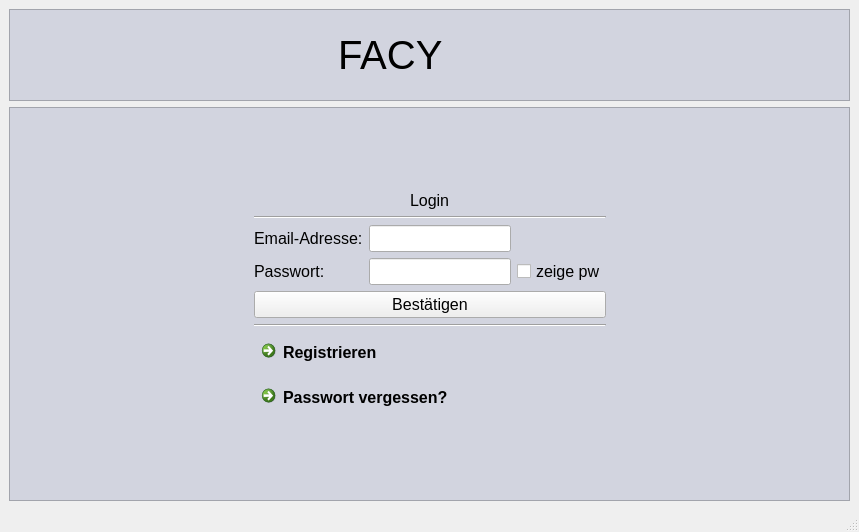
<?xml version="1.0" encoding="UTF-8"?>
<ui version="4.0">
 <class>FrmLogin</class>
 <widget class="QMainWindow" name="FrmLogin">
  <property name="geometry">
   <rect>
    <x>0</x>
    <y>0</y>
    <width>859</width>
    <height>532</height>
   </rect>
  </property>
  <property name="windowTitle">
   <string>Facy</string>
  </property>
  <property name="styleSheet">
   <string notr="true">QWidget#centralwidget{
	layoutStretch: 0,1;
}

/*====================
*	Obere Leiste
====================*/
QFrame#frmTopbar{
	background-color: rgb(210, 212, 223);
	min-height: 75px;
	max-height: 100px;
}
QLabel#imgLogo{
/*
	background-color: rgb(255, 255, 255);
*/
	min-width: 72px;
	min-height: 72px;
}

/*====================
*	Inhaltsbereich
====================*/
QFrame#frmMain *{
	font-size: 16px;
}
QFrame#frmMain{
	layoutStretch: 1,0,0,0,0;
	background-color: rgb(210, 212, 223);
}
QFrame#frmMain .Spacer{
	max-height: 10px;


}

</string>
  </property>
  <widget class="QWidget" name="centralwidget">
   <property name="styleSheet">
    <string notr="true">
</string>
   </property>
   <layout class="QVBoxLayout" name="verticalLayout">
    <item>
     <widget class="QFrame" name="frmTopbar">
      <property name="styleSheet">
       <string notr="true"/>
      </property>
      <property name="frameShape">
       <enum>QFrame::StyledPanel</enum>
      </property>
      <property name="frameShadow">
       <enum>QFrame::Raised</enum>
      </property>
      <layout class="QHBoxLayout" name="horizontalLayout">
       <item>
        <spacer name="hSpacerTopbar1">
         <property name="orientation">
          <enum>Qt::Horizontal</enum>
         </property>
         <property name="sizeHint" stdset="0">
          <size>
           <width>40</width>
           <height>20</height>
          </size>
         </property>
        </spacer>
       </item>
       <item>
        <widget class="QLabel" name="lblName">
         <property name="font">
          <font>
           <pointsize>30</pointsize>
          </font>
         </property>
         <property name="text">
          <string>FACY</string>
         </property>
        </widget>
       </item>
       <item>
        <spacer name="hSpacerTopbar2">
         <property name="orientation">
          <enum>Qt::Horizontal</enum>
         </property>
         <property name="sizeHint" stdset="0">
          <size>
           <width>40</width>
           <height>20</height>
          </size>
         </property>
        </spacer>
       </item>
       <item>
        <widget class="QLabel" name="imgLogo">
         <property name="maximumSize">
          <size>
           <width>72</width>
           <height>72</height>
          </size>
         </property>
         <property name="text">
          <string/>
         </property>
         <property name="pixmap">
          <pixmap resource="src.qrc">:/Facy-Client/images/logo.png</pixmap>
         </property>
         <property name="scaledContents">
          <bool>true</bool>
         </property>
        </widget>
       </item>
      </layout>
     </widget>
    </item>
    <item>
     <widget class="QFrame" name="frmMain">
      <property name="frameShape">
       <enum>QFrame::StyledPanel</enum>
      </property>
      <property name="frameShadow">
       <enum>QFrame::Raised</enum>
      </property>
      <layout class="QGridLayout" name="gridLayout_2">
       <item row="0" column="1">
        <spacer name="vSpacerMain1">
         <property name="orientation">
          <enum>Qt::Vertical</enum>
         </property>
         <property name="sizeHint" stdset="0">
          <size>
           <width>20</width>
           <height>40</height>
          </size>
         </property>
        </spacer>
       </item>
       <item row="2" column="2">
        <spacer name="hSpacerMain2">
         <property name="orientation">
          <enum>Qt::Horizontal</enum>
         </property>
         <property name="sizeHint" stdset="0">
          <size>
           <width>40</width>
           <height>20</height>
          </size>
         </property>
        </spacer>
       </item>
       <item row="3" column="1">
        <spacer name="vSpacerMain2">
         <property name="orientation">
          <enum>Qt::Vertical</enum>
         </property>
         <property name="sizeHint" stdset="0">
          <size>
           <width>20</width>
           <height>40</height>
          </size>
         </property>
        </spacer>
       </item>
       <item row="2" column="0">
        <spacer name="hSpacerMain1">
         <property name="orientation">
          <enum>Qt::Horizontal</enum>
         </property>
         <property name="sizeHint" stdset="0">
          <size>
           <width>40</width>
           <height>20</height>
          </size>
         </property>
        </spacer>
       </item>
       <item row="2" column="1">
        <layout class="QGridLayout" name="gridLayout">
         <item row="6" column="0" colspan="3">
          <widget class="QCommandLinkButton" name="clbSignUp">
           <property name="maximumSize">
            <size>
             <width>16777215</width>
             <height>50</height>
            </size>
           </property>
           <property name="text">
            <string>Registrieren</string>
           </property>
          </widget>
         </item>
         <item row="2" column="0">
          <widget class="QLabel" name="label_2">
           <property name="text">
            <string>Email-Adresse:</string>
           </property>
          </widget>
         </item>
         <item row="3" column="0">
          <widget class="QLabel" name="label">
           <property name="text">
            <string>Passwort:</string>
           </property>
          </widget>
         </item>
         <item row="3" column="2">
          <widget class="QCheckBox" name="cbShowPw">
           <property name="text">
            <string>zeige pw</string>
           </property>
          </widget>
         </item>
         <item row="2" column="1">
          <widget class="QLineEdit" name="leEmail"/>
         </item>
         <item row="7" column="0" colspan="3">
          <widget class="QCommandLinkButton" name="clbForgotPw">
           <property name="maximumSize">
            <size>
             <width>16777215</width>
             <height>50</height>
            </size>
           </property>
           <property name="text">
            <string>Passwort vergessen?</string>
           </property>
          </widget>
         </item>
         <item row="3" column="1">
          <widget class="QLineEdit" name="lePassword">
           <property name="echoMode">
            <enum>QLineEdit::Password</enum>
           </property>
          </widget>
         </item>
         <item row="5" column="0" colspan="3">
          <widget class="Line" name="line">
           <property name="orientation">
            <enum>Qt::Horizontal</enum>
           </property>
          </widget>
         </item>
         <item row="0" column="0" colspan="3" alignment="Qt::AlignHCenter">
          <widget class="QLabel" name="label_3">
           <property name="text">
            <string>Login</string>
           </property>
          </widget>
         </item>
         <item row="1" column="0" colspan="3">
          <widget class="Line" name="line_2">
           <property name="orientation">
            <enum>Qt::Horizontal</enum>
           </property>
          </widget>
         </item>
         <item row="4" column="0" colspan="3">
          <widget class="QPushButton" name="btnLogin">
           <property name="text">
            <string>Bestätigen</string>
           </property>
          </widget>
         </item>
        </layout>
       </item>
      </layout>
     </widget>
    </item>
   </layout>
  </widget>
  <widget class="QMenuBar" name="menubar">
   <property name="geometry">
    <rect>
     <x>0</x>
     <y>0</y>
     <width>859</width>
     <height>22</height>
    </rect>
   </property>
  </widget>
  <widget class="QStatusBar" name="statusbar"/>
 </widget>
 <resources>
  <include location="src.qrc"/>
 </resources>
 <connections/>
</ui>
